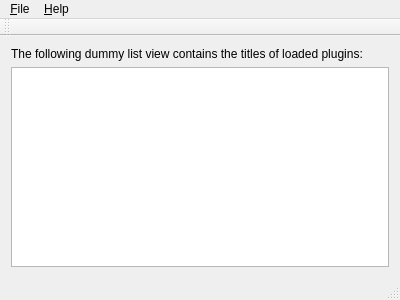
<?xml version="1.0" encoding="UTF-8"?>
<ui version="4.0">
 <class>MainWindow</class>
 <widget class="QMainWindow" name="MainWindow">
  <property name="geometry">
   <rect>
    <x>0</x>
    <y>0</y>
    <width>400</width>
    <height>300</height>
   </rect>
  </property>
  <property name="windowTitle">
   <string>Qt app template</string>
  </property>
  <widget class="QWidget" name="centralWidget">
   <layout class="QVBoxLayout" name="verticalLayout">
    <item>
     <widget class="QLabel" name="label">
      <property name="text">
       <string>The following dummy list view contains the titles of loaded plugins:</string>
      </property>
     </widget>
    </item>
    <item>
     <widget class="QListView" name="listView"/>
    </item>
   </layout>
  </widget>
  <widget class="QMenuBar" name="menuBar">
   <property name="geometry">
    <rect>
     <x>0</x>
     <y>0</y>
     <width>400</width>
     <height>21</height>
    </rect>
   </property>
   <widget class="QMenu" name="menuFile">
    <property name="title">
     <string>&amp;File</string>
    </property>
    <addaction name="action_Quit"/>
   </widget>
   <widget class="QMenu" name="menu_Help">
    <property name="title">
     <string>&amp;Help</string>
    </property>
    <addaction name="action_About"/>
   </widget>
   <addaction name="menuFile"/>
   <addaction name="menu_Help"/>
  </widget>
  <widget class="QToolBar" name="mainToolBar">
   <attribute name="toolBarArea">
    <enum>TopToolBarArea</enum>
   </attribute>
   <attribute name="toolBarBreak">
    <bool>false</bool>
   </attribute>
  </widget>
  <widget class="QStatusBar" name="statusBar"/>
  <action name="action_Quit">
   <property name="text">
    <string>&amp;Quit</string>
   </property>
  </action>
  <action name="action_About">
   <property name="text">
    <string>&amp;About</string>
   </property>
  </action>
 </widget>
 <layoutdefault spacing="6" margin="11"/>
 <resources/>
 <connections>
  <connection>
   <sender>action_Quit</sender>
   <signal>triggered()</signal>
   <receiver>MainWindow</receiver>
   <slot>close()</slot>
   <hints>
    <hint type="sourcelabel">
     <x>-1</x>
     <y>-1</y>
    </hint>
    <hint type="destinationlabel">
     <x>199</x>
     <y>149</y>
    </hint>
   </hints>
  </connection>
  <connection>
   <sender>action_About</sender>
   <signal>triggered()</signal>
   <receiver>MainWindow</receiver>
   <slot>showAbout()</slot>
   <hints>
    <hint type="sourcelabel">
     <x>-1</x>
     <y>-1</y>
    </hint>
    <hint type="destinationlabel">
     <x>199</x>
     <y>149</y>
    </hint>
   </hints>
  </connection>
 </connections>
 <slots>
  <slot>showAbout()</slot>
 </slots>
</ui>
